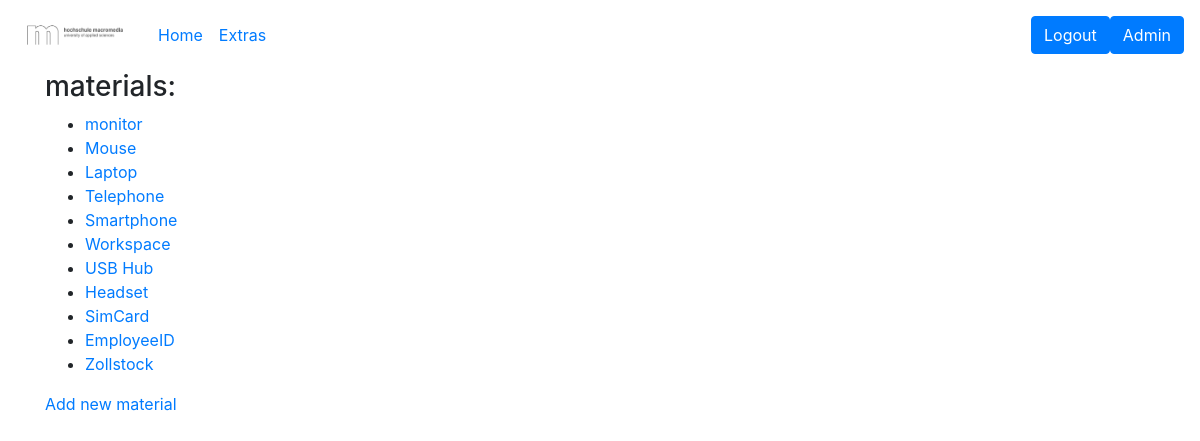
The page /ob_app/materials/list (signed in) on the database its author committed.
### ob_app/models.py (models this page shows)
class Material(models.Model):
    materialID = models.AutoField(primary_key=True)
    materialname = models.CharField(max_length=50)
    def __str__(self):
        return self.materialname

### ob_app/views.py (the view)
# urls.py: path('materials/list', MaterialListView.as_view(), name='materials-list'),
class MaterialListView(UserIsAuthenticatedMixin, ListView):
    model = Material
    template_name = 'ob_app/materials/list.html'
    context_object_name = 'materials'

### ob_app/templatetags/search.py (called while the page is built)
@register.filter
def search(value):
    pattern = "(\/login\/\?next\=)(.*?$)"
    if re.search(pattern, value):
        return True

### ob_app/views.py (called while the page is built)
    def test_func(self):
        return self.request.user.is_authenticated

### templates/ob_app/materials/list.html
{% extends "ob_app/base.html" %}
{% load crispy_forms_tags %}
{% block content %}
<h3>materials:</h3>
<ul>
{% for m in materials %}
        <li><a href="{% url 'materials-details' m.pk %}">{{m}}</a></li>
{% endfor %}
</ul>
<a href="{%  url 'materials-create' %}">Add new material</a>
{% load static %}  <script src="{% static 'js/forms.js' %}"></script> {% endblock content %}

### templates/ob_app/base.html (shortened to what this page needs)
<!DOCTYPE html>
{% load static %}
{% load search %}
<html lang="en">
<head>
    <link rel="stylesheet" href="https://cdn.jsdelivr.net/npm/bootstrap@4.6.1/dist/css/bootstrap.min.css"
>
    <link href="{% static 'css/custom.css' %}" rel="stylesheet" />
</head>
<body>
{% if user.is_authenticated %}
<nav class="navbar navbar-expand-lg navbar-custom">
    <a class="navbar-brand" href="/home"><img width="118" height="44" src="{% static 'images/hochschule-macromedia-logo.jpg' %}" alt="logo"></a>
    <div class="collapse navbar-collapse" id="navbarSupportedContent">
        <ul class="navbar-nav ms-auto mb-2 mb-lg-0">
            <li class="nav-item"><a class="nav-link active" aria-current="page" href="{% url 'home' %}">Home</a></li>
            {% if user.is_superuser %}
            <li class="nav-item"><a class="nav-link active" href="{% url 'extras' %}">Extras</a></li>
            {% endif %}
        </ul>
    </div>
    <a class="btn btn-primary btn-margin-left" href="/logout">Logout</a>
    {% if request.user.is_superuser %}
    <a class="btn btn-primary btn-margin-left" href="/admin">Admin</a>
    {% endif %}
</nav>
{% endif %}
<div class="container">
    {% block content %}{% endblock %}
</div>
</body>
</html>

### rows shown on the page
Material: materialname "monitor"
Material: materialname "Mouse"
Material: materialname "Laptop"
Material: materialname "Telephone"
Material: materialname "Smartphone"
Material: materialname "Workspace"
Material: materialname "USB Hub"
Material: materialname "Headset"
Material: materialname "SimCard"
Material: materialname "EmployeeID"
Material: materialname "Zollstock"
